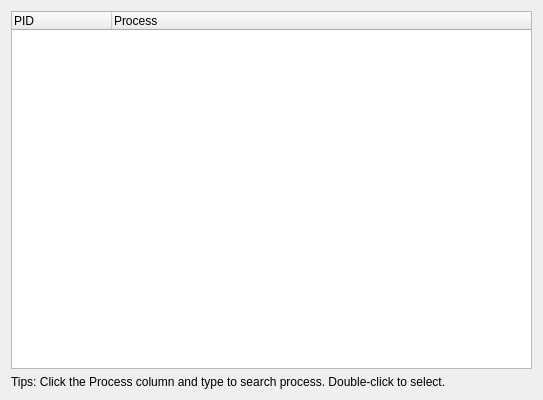
<?xml version="1.0" encoding="UTF-8"?>
<ui version="4.0">
 <class>processSelector</class>
 <widget class="QWidget" name="processSelector">
  <property name="geometry">
   <rect>
    <x>0</x>
    <y>0</y>
    <width>543</width>
    <height>400</height>
   </rect>
  </property>
  <property name="windowTitle">
   <string>Choose Process</string>
  </property>
  <layout class="QVBoxLayout" name="verticalLayout_2">
   <item>
    <widget class="QTreeWidget" name="processTreeWidget">
     <column>
      <property name="text">
       <string>PID</string>
      </property>
     </column>
     <column>
      <property name="text">
       <string>Process</string>
      </property>
     </column>
    </widget>
   </item>
   <item>
    <widget class="QLabel" name="label">
     <property name="text">
      <string>Tips: Click the Process column and type to search process. Double-click to select.</string>
     </property>
    </widget>
   </item>
  </layout>
 </widget>
 <resources/>
 <connections/>
</ui>
